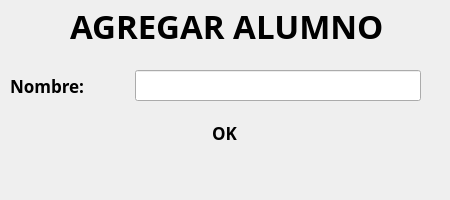
<?xml version="1.0" encoding="UTF-8"?>
<ui version="4.0">
 <class>MainWindow13</class>
 <widget class="QMainWindow" name="MainWindow13">
  <property name="geometry">
   <rect>
    <x>0</x>
    <y>0</y>
    <width>450</width>
    <height>200</height>
   </rect>
  </property>
  <property name="minimumSize">
   <size>
    <width>450</width>
    <height>200</height>
   </size>
  </property>
  <property name="maximumSize">
   <size>
    <width>450</width>
    <height>200</height>
   </size>
  </property>
  <property name="windowTitle">
   <string>Educación Física UO</string>
  </property>
  <property name="windowIcon">
   <iconset>
    <normaloff>:/icons/res/registro2.svg</normaloff>:/icons/res/registro2.svg</iconset>
  </property>
  <property name="styleSheet">
   <string notr="true">QPushButton 
{
	border-radius:5px;
	background-color: &quot;white&quot;;
}

QPushButton:hover { background-color: rgb(200,200,200)}

#centralwidget
{
border-image: url(:/images/fondo.jpg);
}</string>
  </property>
  <widget class="QWidget" name="centralwidget">
   <widget class="QWidget" name="horizontalLayoutWidget">
    <property name="geometry">
     <rect>
      <x>10</x>
      <y>70</y>
      <width>411</width>
      <height>31</height>
     </rect>
    </property>
    <property name="font">
     <font>
      <family>Ubuntu Condensed</family>
      <pointsize>13</pointsize>
      <weight>75</weight>
      <bold>true</bold>
     </font>
    </property>
    <layout class="QHBoxLayout" name="horizontalLayout">
     <item>
      <widget class="QLabel" name="label_2">
       <property name="font">
        <font>
         <family>Ubuntu Condensed</family>
         <pointsize>13</pointsize>
         <weight>75</weight>
         <bold>true</bold>
        </font>
       </property>
       <property name="text">
        <string>Nombre:          </string>
       </property>
      </widget>
     </item>
     <item>
      <widget class="QLineEdit" name="lineEdit">
       <property name="font">
        <font>
         <family>Ubuntu Condensed</family>
         <pointsize>13</pointsize>
         <weight>75</weight>
         <bold>true</bold>
        </font>
       </property>
      </widget>
     </item>
    </layout>
   </widget>
   <widget class="QLabel" name="label">
    <property name="geometry">
     <rect>
      <x>70</x>
      <y>0</y>
      <width>331</width>
      <height>51</height>
     </rect>
    </property>
    <property name="font">
     <font>
      <family>Ubuntu Condensed</family>
      <pointsize>25</pointsize>
      <weight>75</weight>
      <bold>true</bold>
     </font>
    </property>
    <property name="text">
     <string>AGREGAR ALUMNO</string>
    </property>
   </widget>
   <widget class="QPushButton" name="pushButton">
    <property name="geometry">
     <rect>
      <x>10</x>
      <y>10</y>
      <width>30</width>
      <height>30</height>
     </rect>
    </property>
    <property name="minimumSize">
     <size>
      <width>30</width>
      <height>30</height>
     </size>
    </property>
    <property name="maximumSize">
     <size>
      <width>30</width>
      <height>30</height>
     </size>
    </property>
    <property name="text">
     <string/>
    </property>
    <property name="icon">
     <iconset resource="img.qrc">
      <normaloff>:/imgenes/imgenes/atras - copia.png</normaloff>:/imgenes/imgenes/atras - copia.png</iconset>
    </property>
    <property name="iconSize">
     <size>
      <width>25</width>
      <height>25</height>
     </size>
    </property>
   </widget>
   <widget class="QPushButton" name="pushButton_2">
    <property name="geometry">
     <rect>
      <x>180</x>
      <y>120</y>
      <width>89</width>
      <height>25</height>
     </rect>
    </property>
    <property name="font">
     <font>
      <family>Ubuntu Condensed</family>
      <pointsize>13</pointsize>
      <weight>75</weight>
      <bold>true</bold>
     </font>
    </property>
    <property name="text">
     <string>OK</string>
    </property>
   </widget>
  </widget>
  <widget class="QMenuBar" name="menubar">
   <property name="geometry">
    <rect>
     <x>0</x>
     <y>0</y>
     <width>450</width>
     <height>21</height>
    </rect>
   </property>
  </widget>
 </widget>
 <resources>
  <include location="img.qrc"/>
 </resources>
 <connections/>
</ui>
